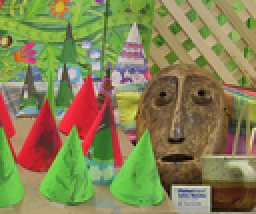
%> input picture TP5_note/squelette/cones/im2.png, 128 x 107 px, shrunk from 450 x 375 before the run (shown 2 times larger)
$ octave script_stereo.m   (GNU Octave 9; MATLAB toolbox functions it lacks are replaced by stand-ins)
%> lines starting %> are read from the running program, lines starting %| are printed output that depends on the picture
### TP5_note/squelette/computeUnaryTerms.m
function [unaryTerms] = computeUnaryTerms(i1,i2,mins,maxs,win_size)
% Compute Unary terms between i1 and i2
% unaryTerms(i,j,d) is the disparity cost for pixel (i,j) in image I1:
% Disparity values are tested within [mins..maxs]
% A square window of size (win_size,win_size) is used


[dimy,dimx,c] = size(i1);

nbDisparity = abs(maxs - mins) +1;

unaryTerms = zeros(dimy,dimx,nbDisparity);    %-- init outputs

h = ones(win_size)/win_size.^2;  %-- averaging filter

step = sign(maxs-mins);          %-- adjusts to reverse slide

for i=mins:step:maxs
    s  = shift_image(i2,i);        %-- shift image and derivs

    %--CSAD  is Cost from Sum of Absolute Differences
    diffs = sum(abs(i1-s),3);       %-- get CSAD

    unaryTerms(:,:,abs(i-mins)+1)  = imfilter(diffs,h);

end

end

%-- Shift an image
function I = shift_image(I,shift)
dimx = size(I,2);
if(shift > 0)
    I(:,shift:dimx,:) = I(:,1:dimx-shift+1,:);
    I(:,1:shift-1,:) = 0;
else
    if(shift<0)
        I(:,1:dimx+shift+1,:) = I(:,-shift:dimx,:);
        I(:,dimx+shift+1:dimx,:) = 0;
    end
end
end

### TP5_note/squelette/sgm.m
function [S] = sgm(unaryTerms, alpha);
%unaryterms on deja etait evaluer pour certaine
% 1 canal unariterm =0 2 canal = disprite =2
Lrd=unaryTerms;
[w, h,r] = size(unaryTerms);
scanline = 2:r; %longueur d'une scanline

cost_sum_init = unaryTerms(1,1,1); %initialise le cout du premier pixel avec juste le unaryTerm
cost_sum=zeros(1,r); %scan line de longueur r pour un pixel

S = zeros(w,h);

for j = 1:h

    for i = 1:w

        d_p = unaryTerms(i,j,1);
        d_q = unaryTerms(i,j,1:r);


            for i_scan = 1:r %pour chaque pixel de la scan line

                if i_scan==1

                    cost_sum(1,i_scan) = cost_sum_init; %premier pixel de la scanline

                else

                    cost_sum(1,i_scan) = unaryTerms(i,j,i_scan) + min(cost_sum(1,i_scan-1) + alpha * abs(d_p - d_q(i_scan-1)));

                end

            end

        end

        Lrd(i,j,:) = cost_sum(1,:);

    end
S = Lrd;
end

### TP5_note/squelette/script_stereo.m
clear; close all; clc; dbstop if error;

%Avant 18H10 juste fonction sgm
% Objet du mail : TP sgm
% Pièce jointe : fichier sgm.m

%gauche droite haut bas 4 directions


% Charge les images

I1 = imread('cones/im2.png');  %left image
%> I1 is the input picture: size 107x128x3 uint8; mean R, G, B 132.6, 130.2, 82.4
I2 = imread('cones/im6.png');  %right image
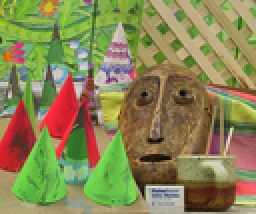
%> input picture TP5_note/squelette/cones/im6.png, 128 x 107 px, shrunk from 450 x 375 before the run (shown 2 times larger)
%> I2 is the input picture: size 107x128x3 uint8; mean R, G, B 137.4, 133.3, 83.6


I1 = double(I1)/255;
%> I1: size 107x128x3 double
I2 = double(I2)/255;
%> I2: size 107x128x3 double

% Image size
[h,w]=size(I1(:,:,1));
%> h = 107; w = 128


%% Affiche les images

figure(1);
h1=subplot(1,2,1); imshow(I1); title('Left image I1');
h2=subplot(1,2,2); imshow(I2); title('Right image I2');
linkaxes([h1,h2]);
drawnow;

%% Calcul des "unary terms"

maxs = 60; %disparité sur 60 pixels
mins = 0;
win_size = 5;
unaryTerms1 = computeUnaryTerms(I1,I2,mins,maxs,win_size); %I1 to I2
%> the loop in computeUnaryTerms, `for i=mins:step:maxs` made 61 passes
%> pass 1, in computeUnaryTerms, `diffs = sum(abs(i1-s),3);`:
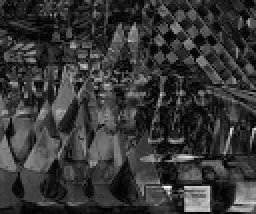
%> diffs: size 107x128 double (shown 2 times larger); min 0, max 2.2, mean 0.48; drawn with min black and max white
unaryTerms2 = computeUnaryTerms(I2,I1,mins,-maxs,win_size);

%% Calcul brut de la carte de disparite
[minUnaryTerms1,ind1] = min(unaryTerms1,[],3);
[minUnaryTerms2,ind2] = min(unaryTerms2,[],3);
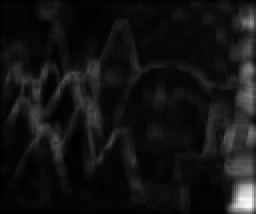
%> minUnaryTerms2: size 107x128 double (shown 2 times larger); min 0.0163, max 1.35, mean 0.12; drawn with min black and max white
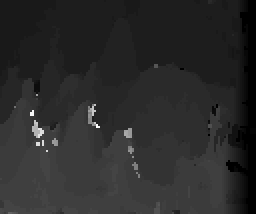
%> ind2: size 107x128 double (shown 2 times larger); min 1, max 61, mean 11.1; mean of the top-left, top-right, bottom-left and bottom-right quarters 8.8, 8, 15.6, 11.8; drawn with min black and max white

D1 = ind1 - 1 + mins;
D2 = -(ind2 - 1 + mins);
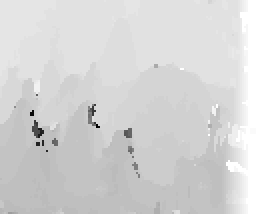
%> D2: size 107x128 double (shown 2 times larger); min -60, max 0, mean -10.06; drawn with min black and max white
figure(2); clf
subplot(1,2,1), imagesc(D1); title('Disparity on I1');
subplot(1,2,2), imagesc(-D2); title('Disparity on I2');
%> after `title('Disparity on I2')`:
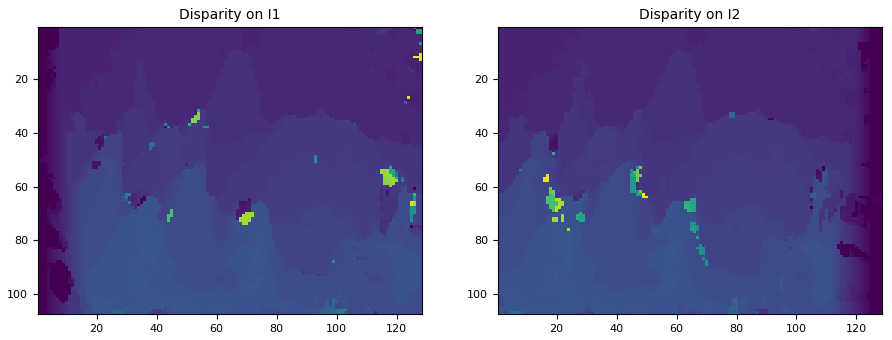
%> figure redrawn from the program's plot data, 2 panels
drawnow;

%% Calcul de la carte de disparite par SGM

alpha=0.1;
S1 = sgm(unaryTerms1, alpha);
%> in sgm, `cost_sum_init = unaryTerms(1,1,1);`: cost_sum_init = 0.178
%> after the loop in sgm, `for j = 1:h`: cost_sum = 61 values from 0.178 to 13.43
[minHor1,ind1] = min(S1,[],3);
D_SGM_1 = ind1 - 1 + mins;

figure(4);
subplot(1,2,1), imagesc(D_SGM_1); title('SGM on I1');
%> after `title('SGM on I1')`:
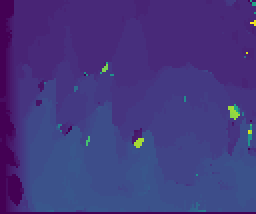
%> displayed picture: size 107x128x3, on the screen's scale of 0 to 255 (shown 2 times larger); mean R, G, B 67.3, 56, 126.6

S2 = sgm(unaryTerms2);
%> the run ends on the next line
